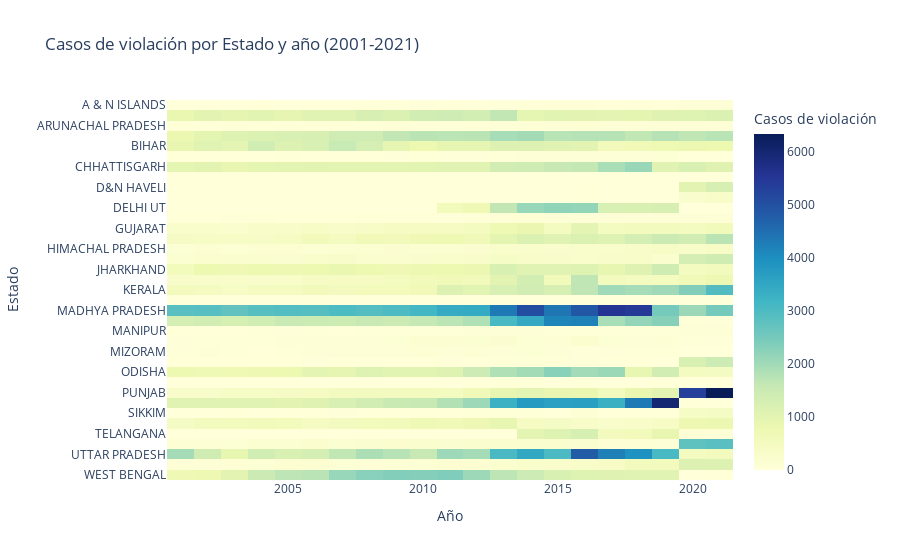

The notebook cell saved with this chart:
### Code cell
# Instalamos otra librería para visualizaciones.

import plotly.express as px

# Crear un heatmap (mapa de calor) usando Plotly.

heatmap_data = crimes_df_cleaned.pivot_table(
    values='Casos de violación', 
    index='Estado', 
    columns='Año', 
    aggfunc='sum', 
    fill_value=0
)

# Crear el heatmap (mapa de calor) interactivo con título.

fig = px.imshow(
    heatmap_data,
    labels=dict(x="Año", y="Estado", color="Casos de violación"),
    x=heatmap_data.columns,
    y=heatmap_data.index,
    color_continuous_scale="YlGnBu",
    aspect="auto",
    title="Casos de violación por Estado y año (2001-2021)" 
)

# Mostrar el heatmap (mapa de calor).

fig.show()

### Figure 1 — Plotly figure (JSON) as saved in the notebook; plotly's stock layout.template omitted (floating-point values rounded to 4 significant figures; data arrays with more than 128 entries replaced by an {"elided": "..."} marker saying what was removed)
{"data": [{"coloraxis": "coloraxis", "hovertemplate": "Año: %{x}<br>Estado: %{y}<br>Casos de violación: %{z}<extra></extra>", "name": "0", "type": "heatmap", "x": [2001, 2002, 2003, 2004, 2005, 2006, 2007, 2008, 2009, 2010, 2011, 2012, 2013, 2014, 2015, 2016, 2017, 2018, 2019, 2020, 2021], "xaxis": "x", "y": ["A & N ISLANDS", "ANDHRA PRADESH", "ARUNACHAL PRADESH", "ASSAM", "BIHAR", "CHANDIGARH", "CHHATTISGARH", "D & N HAVELI", "D&N HAVELI", "DAMAN & DIU", "DELHI UT", "GOA", "GUJARAT", "HARYANA", "HIMACHAL PRADESH", "JAMMU & KASHMIR", "JHARKHAND", "KARNATAKA", "KERALA", "LAKSHADWEEP", "MADHYA PRADESH", "MAHARASHTRA", "MANIPUR", "MEGHALAYA", "MIZORAM", "NAGALAND", "ODISHA", "PUDUCHERRY", "PUNJAB", "RAJASTHAN", "SIKKIM", "TAMIL NADU", "TELANGANA", "TRIPURA", "UTTAR PRADESH", "UTTARAKHAND", "WEST BENGAL"], "yaxis": "y", "z": {"elided": "37x21 int values"}}], "layout": {"coloraxis": {"colorbar": {"title": {"text": "Casos de violación"}}, "colorscale": [[0, "rgb(255,255,217)"], [0.125, "rgb(237,248,177)"], [0.25, "rgb(199,233,180)"], [0.375, "rgb(127,205,187)"], [0.5, "rgb(65,182,196)"], [0.625, "rgb(29,145,192)"], [0.75, "rgb(34,94,168)"], [0.875, "rgb(37,52,148)"], [1, "rgb(8,29,88)"]]}, "title": {"text": "Casos de violación por Estado y año (2001-2021)"}, "xaxis": {"anchor": "y", "domain": [0, 1], "title": {"text": "Año"}}, "yaxis": {"anchor": "x", "autorange": "reversed", "domain": [0, 1], "title": {"text": "Estado"}}}}
